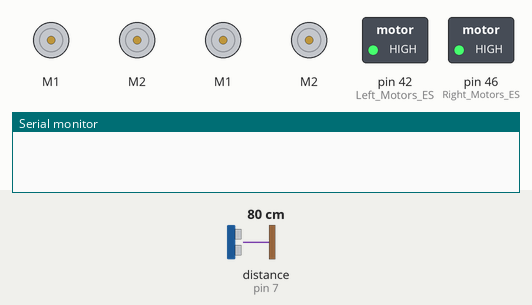
Recording of a sketch running on a simulated Arduino Mega 2560, built with avr-gcc and run on an emulated ATmega2560. On the bench: 4 × DC motor (green arrow = forward, orange = backward, longer = faster), switched loads named in the sketch (green lamp = pin HIGH), the last lines printed to the serial monitor. Wiring (inferred from the names in the program): ultrasonic range finder: trigger pin 7; echo pin 7. The test bench sets the inputs (shaded band); at power-on: distance to the obstacle (sensor on pin 7) 80 cm. The echo pulse lasts 58.3 µs per cm.

Above: at 1.2 s.
1.3 s: distance to the obstacle (sensor on pin 7) set to 2 cm
At 2.4 s:
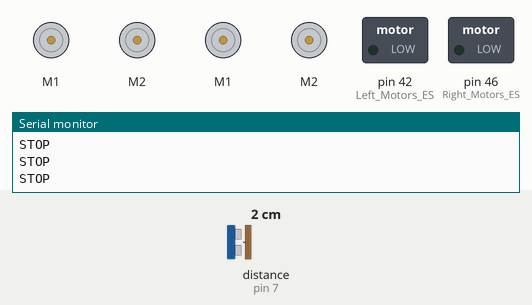
2.8 s: distance to the obstacle (sensor on pin 7) set to 60 cm
At 4.2 s:
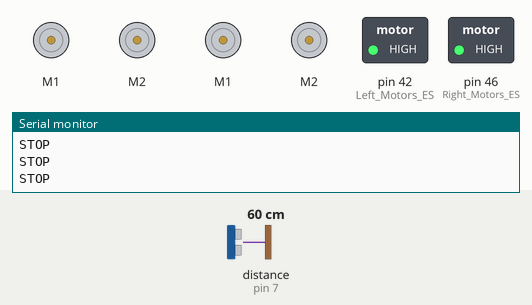
7.3 s: distance to the obstacle (sensor on pin 7) set to 18 cm
At 8.6 s:
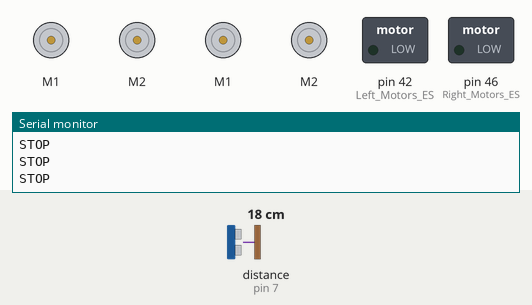
Timing chart, 0 to 9.8 s (numbered marks = the images above; inputs shaded):
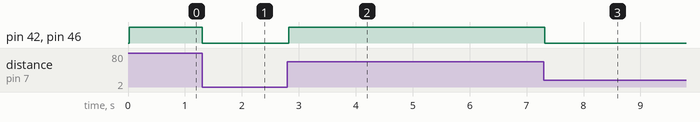

Measured:
- after the input at 1.3 s, pin 42 (Left_Motors_ES), pin 46 (Right_Motors_ES): HIGH → LOW at once
- after the input at 2.8 s, pin 42 (Left_Motors_ES), pin 46 (Right_Motors_ES): LOW → HIGH at once
- after the input at 7.3 s, pin 42 (Left_Motors_ES), pin 46 (Right_Motors_ES): HIGH → LOW at once

The sketch:

BareBones.ino
```cpp
#include <SoftwareSerial.h>
#include <Sabertooth.h>


//RC Related
#define Throttle_Pin A0
#define Aileron_Pin A1
#define Elvator_Pin A2
#define Rudder_Pin A3

long cutoff = 1200;
long Throttle = 0;
long Aileron = 0;
long Elvator = 0;
long Rudder = 0;

//Motor Related
int Left_Motors_Pin = 38;
int Left_Motors_ES  = 42; // Set to 0 for Estop

int Right_Motors_Pin = 50;
int Right_Motors_ES  = 46; // Set to 0 for Estop

SoftwareSerial LM_Serial(NOT_A_PIN, Left_Motors_Pin); //Left side Motors
SoftwareSerial RM_Serial(NOT_A_PIN, Right_Motors_Pin); //Right side Motors

Sabertooth LM_ST(128, LM_Serial);
Sabertooth RM_ST(128, RM_Serial);

//Some other Variables
int maxSpeed = 127;     //max 127

//Ultrasonic sensor
const int pingPin = 7;

void differential(int leftspeed, int rightspeed)
{
  leftspeed = constrain(leftspeed, -1 * maxSpeed, maxSpeed);    //limit the robot speed
  rightspeed = constrain(rightspeed, -1 * maxSpeed, maxSpeed);    //limit the robot speed
  LM_ST.motor(1, leftspeed);
  LM_ST.motor(2, leftspeed);
  RM_ST.motor(1, rightspeed);
  RM_ST.motor(2, rightspeed);
  digitalWrite (Left_Motors_ES, HIGH);  //to enable the motors
  digitalWrite (Right_Motors_ES, HIGH);
}
void estop()
{
  //digitalWrite(Strobolight, LOW); //to disable the lights
  digitalWrite (Left_Motors_ES, LOW); //to enable the motors
  digitalWrite (Right_Motors_ES, LOW);
}

void setup() {
  // put your setup code here, to run once:

  // RC Related
  pinMode(Throttle_Pin, INPUT);
  pinMode(Aileron_Pin, INPUT);
  pinMode(Elvator_Pin, INPUT);
  pinMode(Rudder_Pin, INPUT);

  //Motor Related
  digitalWrite (Left_Motors_ES, LOW);
  digitalWrite (Right_Motors_ES, LOW);

  pinMode (Left_Motors_ES, OUTPUT);
  pinMode (Right_Motors_ES, OUTPUT);

  LM_Serial.begin(9600);
  RM_Serial.begin(9600);

  Serial.begin(9600);
}

long microsecondsToCentimeters(long microseconds){
  return microseconds / 29/ 2;
}
// r & l pwr variables
void loop(){
  // Ping ultrasonic sensor and get distance
  long duration, cm;
  pinMode(pingPin, OUTPUT);
  digitalWrite(pingPin, LOW);
  delayMicroseconds(3);
  digitalWrite(pingPin, HIGH);
  delayMicroseconds(5);
  digitalWrite(pingPin, LOW);

  pinMode(pingPin, INPUT);
  duration = pulseIn(pingPin, HIGH);
  cm = microsecondsToCentimeters(duration);
  //Serial.print("distance: ");
  //Serial.println(cm);
  // Check if distance is far enough instead of true
  static int leftspeed = 0;
  static int rightspeed = 0;
  if(cm > 50){
    if(Serial.available()){
        char ch = Serial.read();
        int cond = Serial.parseInt();

        Serial.print(ch);
        Serial.println(cond);
        if(ch =='D'){
          // set vars
          if(cond == 1/*condition 1*/){
            leftspeed = 64;
            rightspeed = 127;
          }
          else if(cond == 2/*condition 2*/){
            leftspeed = 100;
            rightspeed = 127;
          }
          else if(cond == 3  /*condition 3*/){
            leftspeed = 127;
            rightspeed = 127;
          }
          else if(cond == 4/*condition 4*/){
            leftspeed = 127;
            rightspeed = 100;
          }
          else if(cond == 5){/*condition 5*/
            leftspeed = 127;
            rightspeed = 64;
          }
        }
    }
    // set diff using vars
    differential(leftspeed, rightspeed);
  }
  else{
    estop();
    Serial.println("STOP");
  }

}
```
